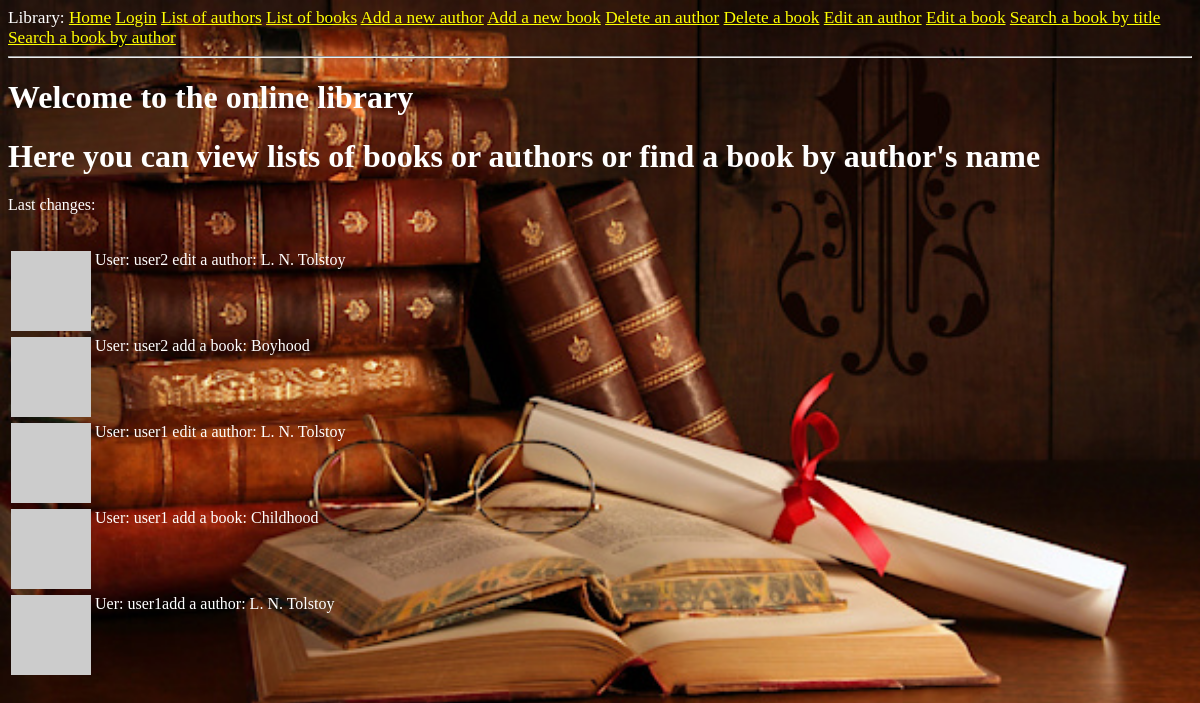
The page /index on the database as committed earlier.
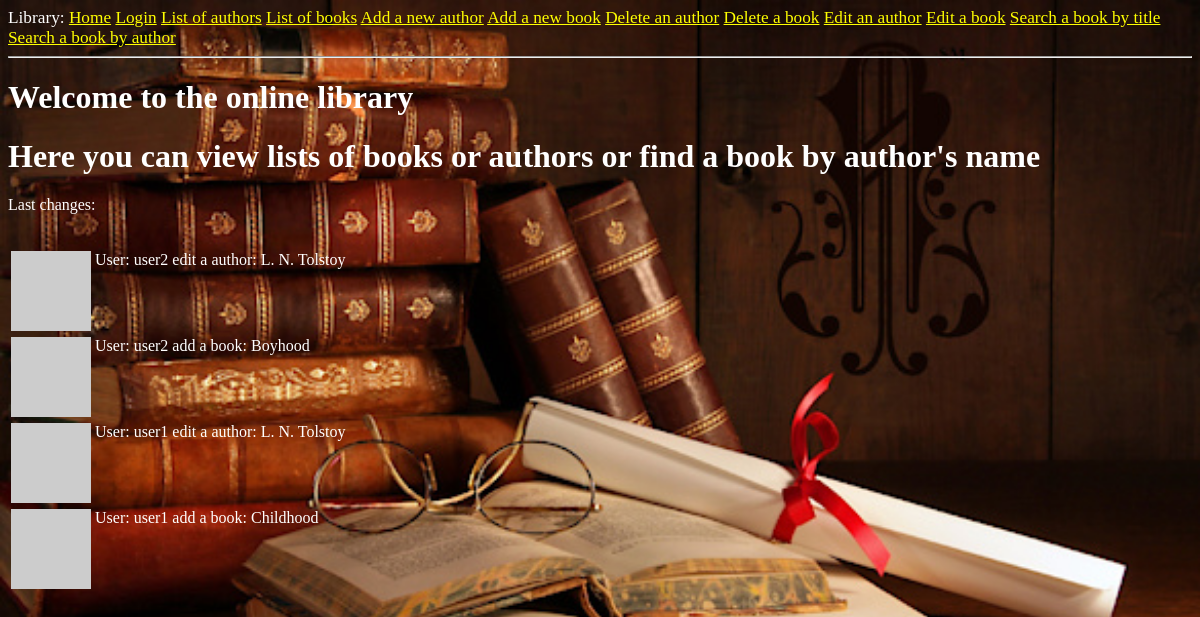
The same page on the database as committed later.
### app/models.py (models this page shows, shortened)
class Post(db.Model):
    id = db.Column(db.Integer, primary_key=True)
    body = db.Column(db.String(140))
    timestamp = db.Column(db.DateTime, index=True, default=datetime.utcnow)
    user_id = db.Column(db.Integer, db.ForeignKey('user.id'))

### app/routes.py (the view)
@app.route('/')
@app.route('/index')
def index():
    posts = Post.query.all();
    return render_template("index.html", title='Home Page', posts=list(reversed(posts)))

### app/models.py (called while the page is built)
    def avatar(self, size):
        digest = md5(self.email.lower().encode('utf-8')).hexdigest()
        return 'https://www.gravatar.com/avatar/{}?d=identicon&s={}'.format(
            digest, size)

### app/routes.py (called while the page is built)
@app.before_request
def before_request():
    if current_user.is_authenticated:
        current_user.last_seen = datetime.utcnow()
        db.session.commit()

### app/templates/index.html
{% extends "Base.html" %}
{% block content %}
     <h1>Welcome to the online library</h1>
    <h1>Here you can view lists of books or authors or find a book by author's name</h1>
    <p>Last changes:</p><br>
    {% for post in posts %}
        {% include '_post.html' %}
    {% endfor %}
{% endblock %}

### app/templates/Base.html (shortened to what this page needs)
<html>
    <head>
    </head>
    <body>
        <div style="font-size: 1.08em">Library:
           <a href="{{ url_for('index') }}">Home</a>
        {% if current_user.is_anonymous %}
            <a href="{{ url_for('login') }}">Login</a>
        {% else %}
            <a href="{{ url_for('user', username=current_user.username) }}">Profile</a>
            <a href="{{ url_for('logout') }}">Logout</a>
        {% endif %}
        <a href="{{ url_for('show_authors') }}">List of authors</a>
        <a href="{{ url_for('show_books') }}">List of books</a>
        <a href="{{ url_for('add_author') }}">Add a new author</a>
        <a href="{{ url_for('add_book') }}">Add a new book</a>
        <a href="{{ url_for('delete_author') }}">Delete an author</a>
        <a href="{{ url_for('delete_book') }}">Delete a book</a>
        <a href="{{ url_for('edit_author') }}">Edit an author</a>
        <a href="{{ url_for('edit_book') }}">Edit a book</a>
        <a href="{{ url_for('search_books_by_title') }}">Search a book by title</a>
        <a href="{{ url_for('search_books_by_author') }}">Search a book by author</a>
        </div>
        <hr>
        {% block content %}{% endblock %}
    </body>
</html>

### app/templates/_post.html
<table>
    <tr valign="top">
        <td><img src="{{ post.author.avatar(36) }}"></td>
        <td>{{ post.body }}</td>
    </tr>
</table>

### app/templates/Base.html (style rules this page uses)
body { background: url("../static/background.jpg") no-repeat; -moz-background-size: 100%; -o-background-size: 100%; -webkit-background-size: 100%; background-size: 100%; color: #ffffff; }
a:link { color: yellow; }

Rows that differ between the two databases and show on the page:
removed Post: body "Uer: user1add a author: L. N. Tolstoy"
